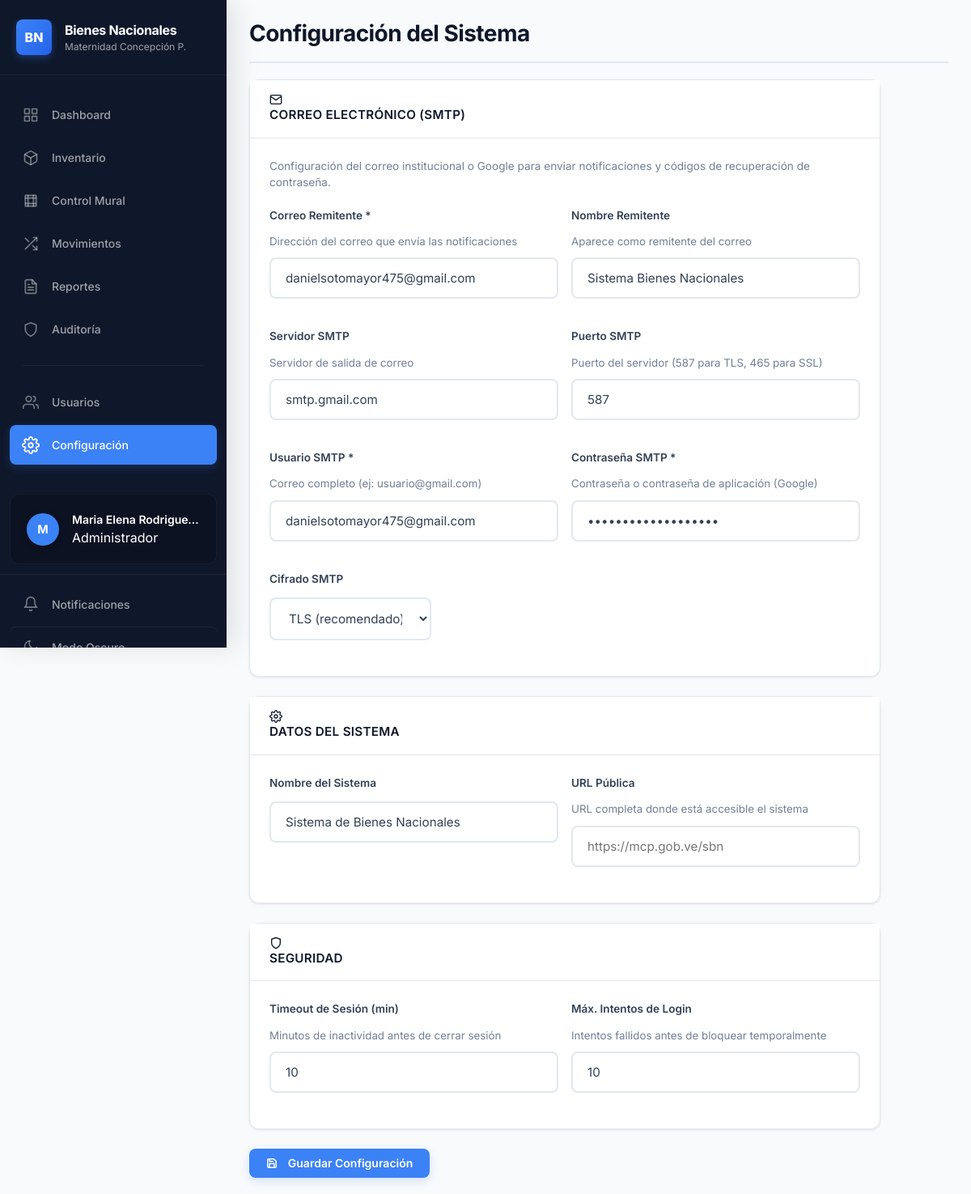
Page /public/configuracion (signed in) on the committed database.
### tables this page shows
CREATE TABLE `configuracion` (
  `id_configuracion` int(11) NOT NULL,
  `clave` varchar(50) NOT NULL,
  `valor` text DEFAULT NULL,
  `descripcion` text DEFAULT NULL,
  `tipo_dato` varchar(20) NOT NULL DEFAULT 'string',
  `editable` tinyint(1) NOT NULL DEFAULT 1,
  `created_at` timestamp NOT NULL DEFAULT current_timestamp(),
  `updated_at` timestamp NOT NULL DEFAULT current_timestamp() ON UPDATE current_timestamp()
);

### app/views/configuracion/index.php (the view, shortened to what the rows shown need)
<?php
require APP_PATH . '/views/partials/sidebar.php';
$paramsMap = [];
foreach ($params as $p) { $paramsMap[$p['clave']] = $p; }
?>
<main class="main-content">
    <div class="page-header">
        <h1>Configuración del Sistema</h1>
    </div>
    <div style="max-width:780px">
        <form id="form-config" novalidate>
            <div class="card" style="margin-bottom:1.5rem">
                <div class="card-header">
                    <h3>
                        <svg width="16" height="16" viewBox="0 0 24 24" fill="none" stroke="currentColor" stroke-width="2" style="margin-right:.5rem"><path d="M4 4h16c1.1 0 2 .9 2 2v12c0 1.1-.9 2-2 2H4c-1.1 0-2-.9-2-2V6c0-1.1.9-2 2-2z"/><polyline points="22,6 12,13 2,6"/></svg>
                        Correo Electrónico (SMTP)
                    </h3>
                </div>
                <div class="card-body">
                    <p style="font-size:.85rem;color:#718096;margin-bottom:1.25rem">
                        Configuración del correo institucional o Google para enviar notificaciones y códigos de recuperación de contraseña.
                    </p>
                    <div style="display:grid;grid-template-columns:1fr 1fr;gap:1rem">
                        <div class="form-group">
                            <label class="form-label" style="font-weight:600;font-size:.85rem">Correo Remitente *</label>
                            <small style="display:block;color:#718096;margin-bottom:.3rem">Dirección del correo que envía las notificaciones</small>
                            <input type="email" name="config[mail_from_email]"
                                value="<?= htmlspecialchars($paramsMap['mail_from_email']['valor'] ?? '') ?>"
                                class="form-control" placeholder="sistema@mcp.gob.ve">
                        </div>
                        <div class="form-group">
                            <label class="form-label" style="font-weight:600;font-size:.85rem">Nombre Remitente</label>
                            <small style="display:block;color:#718096;margin-bottom:.3rem">Aparece como remitente del correo</small>
                            <input type="text" name="config[mail_from_name]"
                                value="<?= htmlspecialchars($paramsMap['mail_from_name']['valor'] ?? '') ?>"
                                class="form-control" placeholder="Sistema Bienes Nacionales">
                        </div>
                    </div>
                    <div style="display:grid;grid-template-columns:1fr 1fr;gap:1rem;margin-top:1rem">
                        <div class="form-group">
                            <label class="form-label" style="font-weight:600;font-size:.85rem">Servidor SMTP</label>
                            <small style="display:block;color:#718096;margin-bottom:.3rem">Servidor de salida de correo</small>
                            <input type="text" name="config[mail_host]"
                                value="<?= htmlspecialchars($paramsMap['mail_host']['valor'] ?? '') ?>"
                                class="form-control" placeholder="smtp.gmail.com">
                        </div>
                        <div class="form-group">
                            <label class="form-label" style="font-weight:600;font-size:.85rem">Puerto SMTP</label>
                            <small style="display:block;color:#718096;margin-bottom:.3rem">Puerto del servidor (587 para TLS, 465 para SSL)</small>
                            <input type="number" name="config[mail_port]"
                                value="<?= htmlspecialchars($paramsMap['mail_port']['valor'] ?? '587') ?>"
                                class="form-control" min="1" max="65535">
                        </div>
                    </div>
                    <div style="display:grid;grid-template-columns:1fr 1fr;gap:1rem;margin-top:1rem">
                        <div class="form-group">
                            <label class="form-label" style="font-weight:600;font-size:.85rem">Usuario SMTP *</label>
                            <small style="display:block;color:#718096;margin-bottom:.3rem">Correo completo (ej: usuario@gmail.com)</small>
                            <input type="email" name="config[mail_username]"
                                value="<?= htmlspecialchars($paramsMap['mail_username']['valor'] ?? '') ?>"
                                class="form-control" placeholder="correo@gmail.com">
                        </div>
                        <div class="form-group">
                            <label class="form-label" style="font-weight:600;font-size:.85rem">Contraseña SMTP *</label>
                            <small style="display:block;color:#718096;margin-bottom:.3rem">Contraseña o contraseña de aplicación (Google)</small>
                            <input type="password" name="config[mail_password]"
                                value="<?= htmlspecialchars($paramsMap['mail_password']['valor'] ?? '') ?>"
                                class="form-control" placeholder="••••••••">
                        </div>
                    </div>
                    <div style="margin-top:1rem">
                        <div class="form-group" style="max-width:200px">
                            <label class="form-label" style="font-weight:600;font-size:.85rem">Cifrado SMTP</label>
                            <select name="config[mail_encryption]" class="form-control">
                                <option value="tls" <?= ($paramsMap['mail_encryption']['valor'] ?? '') === 'tls' ? 'selected' : '' ?>>TLS (recomendado)</option>
                            </select>
                        </div>
                    </div>
                </div>
            </div>
            <div class="card" style="margin-bottom:1.5rem">
                <div class="card-header">
                    <h3>
                        Datos del Sistema
                    </h3>
                </div>
                <div class="card-body">
                    <div style="display:grid;grid-template-columns:1fr 1fr;gap:1rem">
                        <div class="form-group">
                            <label class="form-label" style="font-weight:600;font-size:.85rem">Nombre del Sistema</label>
                            <input type="text" name="config[app_name]"
                                value="<?= htmlspecialchars($paramsMap['app_name']['valor'] ?? '') ?>"
                                class="form-control">
                        </div>
                        <div class="form-group">
                            <label class="form-label" style="font-weight:600;font-size:.85rem">URL Pública</label>
                            <small style="display:block;color:#718096;margin-bottom:.3rem">URL completa donde está accesible el sistema</small>
                            <input type="url" name="config[app_url]"
                                value="<?= htmlspecialchars($paramsMap['app_url']['valor'] ?? '') ?>"
                                class="form-control" placeholder="https://mcp.gob.ve/sbn">
                        </div>
                    </div>
                </div>
            </div>
            <div class="card" style="margin-bottom:1.5rem">
                <div class="card-header">
                    <h3>
                        <svg width="16" height="16" viewBox="0 0 24 24" fill="none" stroke="currentColor" stroke-width="2" style="margin-right:.5rem"><path d="M12 22s8-4 8-10V5l-8-3-8 3v7c0 6 8 10 8 10z"/></svg>
                        Seguridad
                    </h3>
                </div>
                <div class="card-body">
                    <div style="display:grid;grid-template-columns:1fr 1fr;gap:1rem">
                        <div class="form-group">
                            <label class="form-label" style="font-weight:600;font-size:.85rem">Timeout de Sesión (min)</label>
                            <small style="display:block;color:#718096;margin-bottom:.3rem">Minutos de inactividad antes de cerrar sesión</small>
                            <input type="number" name="config[session_timeout]"
                                value="<?= htmlspecialchars($paramsMap['session_timeout']['valor'] ?? '10') ?>"
                                class="form-control" min="1" max="60">
                        </div>
                        <div class="form-group">
                            <label class="form-label" style="font-weight:600;font-size:.85rem">Máx. Intentos de Login</label>
                            <small style="display:block;color:#718096;margin-bottom:.3rem">Intentos fallidos antes de bloquear temporalmente</small>
                            <input type="number" name="config[login_max_attempts]"
                                value="<?= htmlspecialchars($paramsMap['login_max_attempts']['valor'] ?? '5') ?>"
                                class="form-control" min="1" max="20">
                        </div>
                    </div>
                </div>
            </div>
            <div style="display:flex;gap:1rem;margin-top:1.5rem">
                <button type="submit" id="btn-save" class="btn btn-primary">
                    <svg width="14" height="14" viewBox="0 0 24 24" fill="none" stroke="currentColor" stroke-width="2.5" style="margin-right:.3rem"><path d="M19 21H5a2 2 0 0 1-2-2V5a2 2 0 0 1 2-2h11l5 5v11a2 2 0 0 1-2 2z"/><polyline points="17 21 17 13 7 13 7 21"/><polyline points="7 3 7 8 15 8"/></svg>
                    Guardar Configuración
                </button>
            </div>
        </form>
    </div>
</main>

### rows in the picture
configuracion: valor "danielsotomayor475@gmail.com"
configuracion: valor "Sistema Bienes Nacionales"
configuracion: valor "smtp.gmail.com"
configuracion: valor "587"
configuracion: valor "danielsotomayor475@gmail.com"
configuracion: valor "TLS (recomendado)"
configuracion: valor "Sistema de Bienes Nacionales"
configuracion: valor "10"
configuracion: valor "10"

### other values in the picture
$inicial "M"
$_SESSION['nombre'] "Maria Elena Rodrigue…"
$rolLabel "Administrador"
